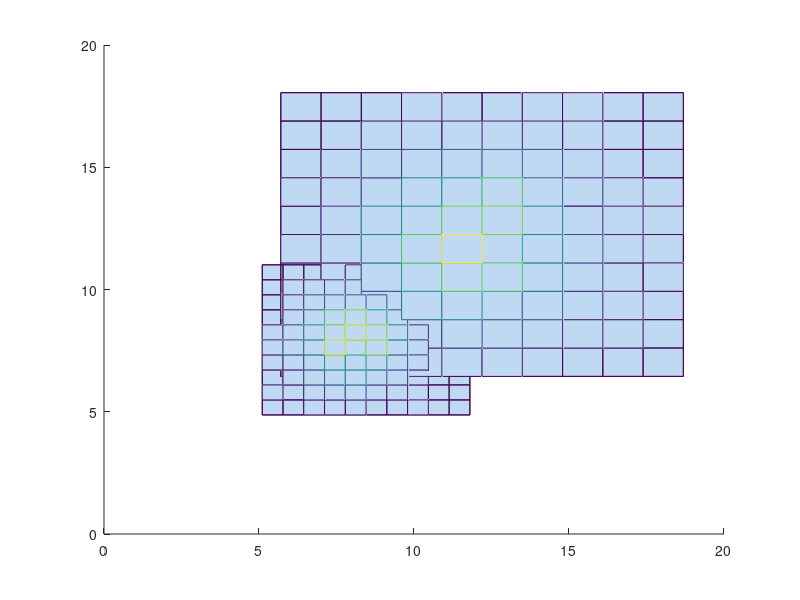

Source code (MATLAB): (Note: this script raises an error after producing the figure.)
close all;
muSaumon = [8 8];
sigmaSaumon = [1 0; 0 1];
muBar = [12 12];
sigmaBar = [4 0; 0 4];
sizeVT = 1000;
sizeVTSaumon = 1000;
sizeVTBar = 1000;
VTSaumon = mvnrnd(muSaumon, sigmaSaumon, sizeVTSaumon);
VTBar = mvnrnd(muBar, sigmaBar, sizeVTBar);

figure('Name','Histo VT');
hold on;
hist3(VTSaumon);
hist3(VTBar);
hold off;

mcost = [0 1 ; 5 0];

nbIter = 100;
sizeTrain = 100;
nbBarErreur = zeros(nbIter);
nbSaumonErreur = zeros(nbIter);
for i=1:nbIter
    
    SaumonIndice = randperm(sizeVTSaumon, sizeVTSaumon);
    BarIndice = randperm(sizeVTBar,sizeVTBar);
    
    TrainSaumonIndice = SaumonIndice(1:sizeTrain);
    TrainBarIndice = BarIndice(1:sizeTrain);
    TrainSaumon = VTSaumon(TrainSaumonIndice);
    TrainBar = VTBar(TrainBarIndice);
    muSaumonTrain = mean(TrainSaumon);
    sigmaSaumonTrain = sqrt(var(TrainSaumon));
    muBarTrain = mean(TrainBar);
    sigmaBarTrain = sqrt(var(TrainBar));
    
    TestBarIndice =  BarIndice(sizeTrain+1:sizeVTBar);
    TestSaumonIndice =  SaumonIndice(sizeTrain+1:sizeVTSaumon);
    TestBar =  VTBar(TestBarIndice);
    TestSaumon = VTSaumon(TestSaumonIndice);
    
    %ResBar = Myclassify(TestBar,muBarTrain,sigmaBarTrain,muSaumonTrain,sigmaSaumonTrain, sizeVTBar, sizeVTSaumon);
    %ResSaumon = Myclassify(TestSaumon,muBarTrain,sigmaBarTrain, muSaumonTrain,sigmaSaumonTrain,sizeVTBar, sizeVTSaumon);
    %ResBar = ClassifBayesien(TestBar,muBarTrain,sigmaBarTrain,muSaumonTrain,sigmaSaumonTrain,mcost, sizeVTBar, sizeVTSaumon);
    %ResSaumon = ClassifBayesien(TestSaumon,muBarTrain,sigmaBarTrain,muSaumonTrain,sigmaSaumonTrain,mcost,sizeVTBar, sizeVTSaumon);
    ResBar = Classif2Bayesien(TestBar,muBarTrain,sigmaBarTrain,muSaumonTrain,sigmaSaumonTrain,mcost, sizeVTBar, sizeVTSaumon);
    ResSaumon = Classif2Bayesien(TestSaumon,muBarTrain,sigmaBarTrain,muSaumonTrain,sigmaSaumonTrain,mcost,sizeVTBar, sizeVTSaumon);
    nbBarErreur(i) = size(ResBar,1)-sum(ResBar);
    nbSaumonErreur(i) = sum(ResSaumon);
end;

erreurmoyenne = (nbBarErreur./length(TestBar) + nbSaumonErreur./length(TestSaumon))./ (length(TestSaumon) + length(TestBar));

figure('Name','Error');
plot(1:1:nbIter,nbBarErreur,'color','g');
hold on;
plot(1:1:nbIter,nbSaumonErreur,'color','b');
plot(1:1:nbIter,erreurmoyenne,'color','r');
hold off;
    
function res = Myclassify(test, mu1, sig1, mu2,sig2, size1, size2)
    tmpbar = normpdf(test,mu1,sig1)*(size1/(size1 + size2));
    tmpsaum = normpdf(test,mu2,sig2)*(size2/(size1 + size2));

    res = tmpbar > tmpsaum;
end

function res = ClassifBayesien(test, mu1, sig1, mu2, sig2, mcost, size1, size2)

probtest = normpdf(test,mu1,sig1) ./ normpdf(test,mu2,sig2);

diff1 = mcost(1,2) - mcost(2,2);
diff2 = mcost(2,1) - mcost(1,1);

diff = diff1 / diff2;

res = (probtest > (diff * ((size2/(size1+size2)) / (size1/(size1+size2)))));

end

function res = Classif2Bayesien(test,mu1, cov1, mu2, cov2, mcost, size1, size2)
probtest = mvnpdf(test,mu1,cov1) ./ mvnpdf(test,mu2,cov2);

diff1 = mcost(1,2) - mcost(2,2);
diff2 = mcost(2,1) - mcost(1,1);

diff = diff1 / diff2;

res = (probtest > (diff * ((size2/(size1+size2)) / (size1/(size1+size2)))));
end